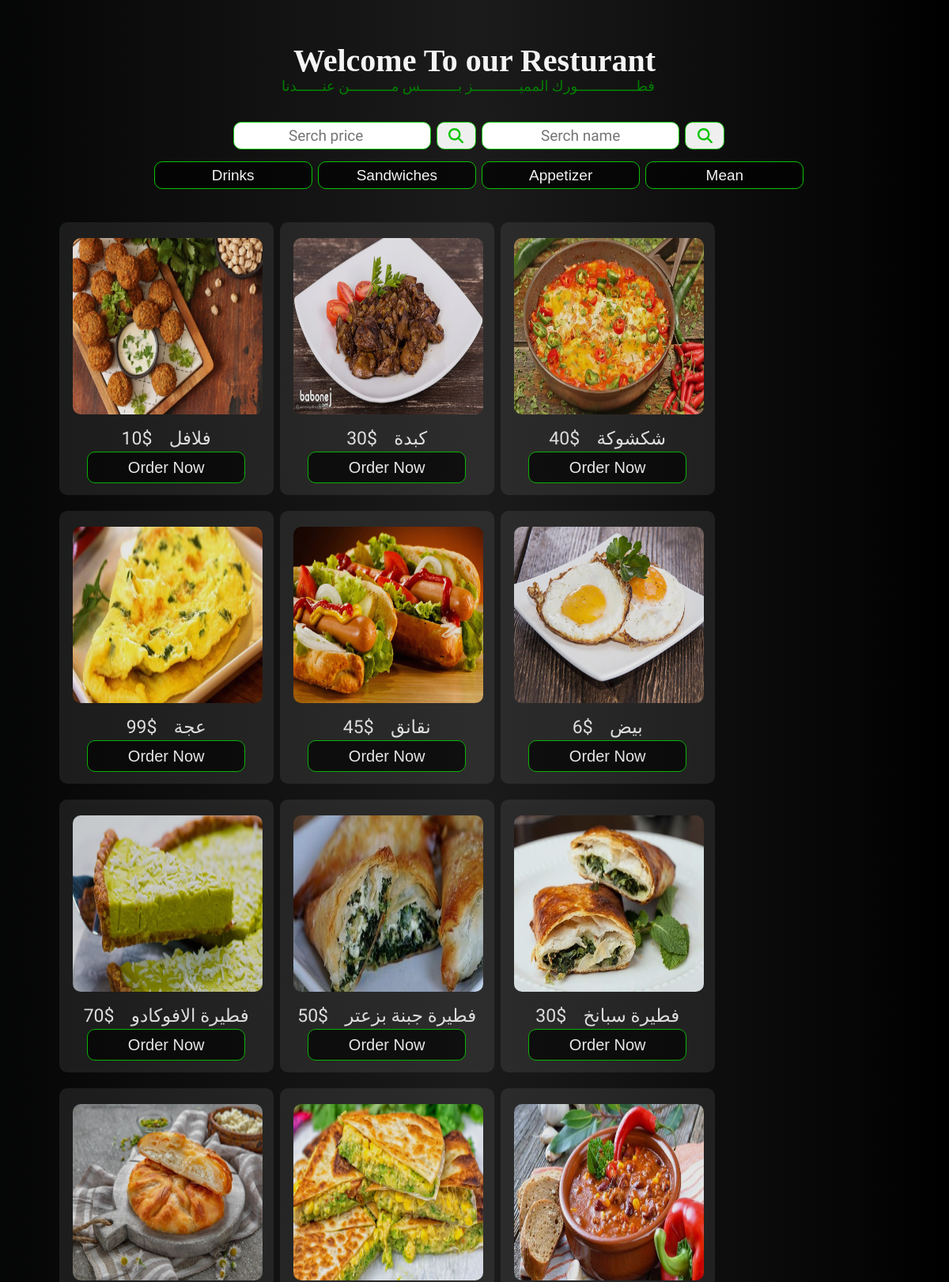
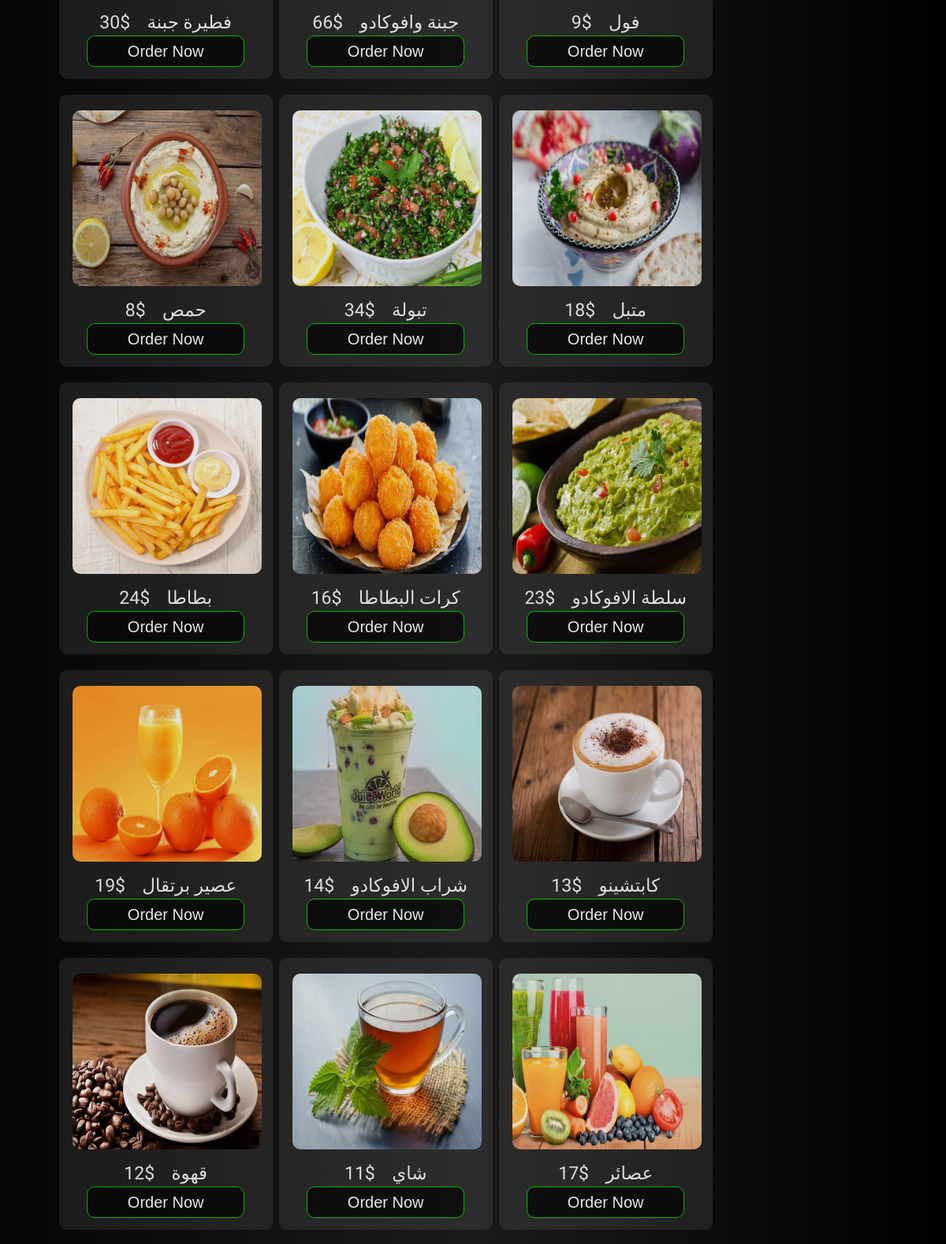
Screenshot of /user.php (upper part) with the database file from the repository (2 pictures, top to bottom).
### tables this page shows
CREATE TABLE `food` (
  `id` int(11) NOT NULL,
  `namee` varchar(40) NOT NULL,
  `price` double NOT NULL,
  `image` varchar(100) NOT NULL,
  `note` text NOT NULL,
  `typee` varchar(20) NOT NULL
);

### user.php (the view, shortened to what this page needs)
<html lang="en">
<head>
            <link rel="stylesheet" href="https://cdnjs.cloudflare.com/ajax/libs/font-awesome/5.15.3/css/all.min.css">
            <link rel="stylesheet" href="https://cdnjs.cloudflare.com/ajax/libs/font-awesome/4.7.0/css/font-awesome.min.css">
</head>
<body style="background: linear-gradient(to left, #000000, #1C1B1B,hsl(150, 10%, 2%));">
<br>
<h1 style="font-family: cursive; font-size: 40px; color: #F4F4F4 ;text-align:center; ">Welcome To our Resturant </h1>
<?php
    $con=mysqli_connect("localhost","root","","resturant");
    $query="SELECT * FROM food";
    $q2=mysqli_query($con,$query);
?>
<center>
    <form action="#" method="GET">
        <div class="serbar">
        <span style="color:green;font-size:18px;">فطــــــــــــــورك المميـــــــــــز بـــــــــس مــــــــــن عنــــــدنا</span>
        <br><br>
        <input type="number" name="prserch"  class="serc" placeholder="Serch price" style="width:250px" >
        <button type="submit" name="prsubmit" class="serc" style="width:50px"><i class="fa fa-search"></i></button>
        <input type="text" name="serch"  class="serc" placeholder="Serch name" style="width:250px" >
        <button type="submit" name="submit" class="serc" style="width:50px"><i class="fa fa-search"></i></button>
        <br>
        <input type="submit" class="btn" name="drink" value="Drinks">
        <input type="submit" class="btn" name="Sandwiches" value="Sandwiches">
        <input type="submit" class="btn" name="Appetizer" value="Appetizer">
        <input type="submit" class="btn" name="Mean" value="Mean">
</div>
    </form>
    <div class="asr">
        <?php
            if(mysqli_num_rows($q2)>0)
            {
                foreach($q2 as $row){
                    ?>
                    <section>
                        <img src="<?php echo $row['image'];?>" alt="">
                            <div class="xyz">
                                <Span ><?php echo $row['price'];?>$ </span>&nbsp;
                                <span >&nbsp;<?php echo $row['namee'];?></span>
                            </div>
                        <div class="sec">
                        <a href="<?php echo "./order.php?id=" . $row['id']?>"><button class="btn" >Order Now </button></a>
                    </div>
                    </section >
                    <?php
            }
        }
        else
        echo "<span class=\"noth\">ما لقيت غير هالوجبة اطلب فلافل</span>";
        ?>
        </center>
<br><br>
</body>
</html>

### user.php (style rules this page uses)
.btn { border-radius: 10px; margin-bottom: 0px; margin-left:15px; margin-top:15px; width: 200px; height: 40px; font-size: 20px; background:rgba(0, 0, 0, 0.7) ; color: white; border:1px solid #0AC404; text-align: center; }
img { height: 223px; width: 240px; position: absolute; left: 17px; border-radius: 10px; transition: all 1s; top: 20px; }
section { height: 345px; width: 271px; color: #f4f4f4; margin: 20px 0 0 8px; position: relative; background: rgb(255,255,255,0.09); border-radius: 10px; transition: all 0.75s; opacity:0.9 ; }
span { font-size:23px; font-family: 'Changa', sans-serif; }
.asr { display: flex; flex-wrap: wrap; width:90%; }
.secn,.xyz { position:absolute; bottom: 58px; width:240px; font-family: 'Lalezar', cursive; padding-left:15px; transition: all 0.2s; margin-right:50px; font-size:20px; }
.sec { position:absolute; margin-left:20px; bottom: 15px; opacity: 1; transition: all 1s; font-size:20px; }
.serbar { padding: 6px 10px; margin-top: -35px; margin-right: 16px; font-size: 17px; border: none; cursor: pointer; }
.serbar .serc,.serbar .btn { margin-right: -12px; width:190px; border-radius: 10px; margin-bottom: 0px; margin-left:15px; margin-top:15px; width: 200px; height: 35px; font-size: 19px; color: #f4f4f4; text-align: center; }
.serbar .serc { border:1px solid #0AC404; color: #0AC404; font-family: 'Changa', sans-serif; }

### rows the page displays
food: shows a picture, price "10", namee "فلافل"
food: image (picture), price "30", namee "كبدة"
food: image (picture), price "40", namee "شكشوكة"
food: image (picture), price "99", namee "عجة"
food: image (picture), price "45", namee "نقانق"
food: image (picture), price "6", namee "بيض"
food: image (picture), price "70", namee "فطيرة الافوكادو"
food: image (picture), price "50", namee "فطيرة جبنة بزعتر"
food: image (picture), price "30", namee "فطيرة سبانخ"
food: image (picture), price "30", namee "فطيرة جبنة"
food: image (picture), price "66", namee "جبنة وافوكادو"
food: image (picture), price "9", namee "فول"
food: image (picture), price "8", namee "حمص"
food: image (picture), price "34", namee "تبولة"
food: image (picture), price "18", namee "متبل"
food: image (picture), price "24", namee "بطاطا"
food: image (picture), price "16", namee "كرات البطاطا"
food: image (picture), price "23", namee "سلطة الافوكادو"
food: image (picture), price "19", namee "عصير برتقال"
food: image (picture), price "14", namee "شراب الافوكادو"
food: image (picture), price "13", namee "كابتشينو"
food: image (picture), price "12", namee "قهوة"
food: image (picture), price "11", namee "شاي"
food: image (picture), price "17", namee "عصائر"
